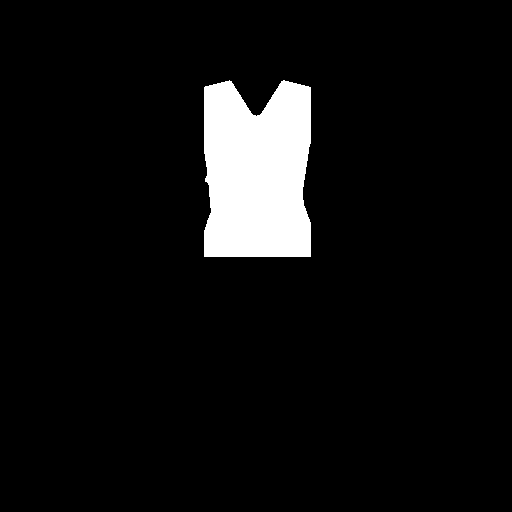
#> input picture outputs/mask_upper_clean.png, 512 x 512 px
$ python extract_body_coordinate.py
#> lines starting #> are read from the running program, lines starting #| are printed output that depends on the picture; after the words box and inside, x2 and y2 are one past the last pixel; in counts of white or black regions, pixels touching at a corner belong together
import cv2
import numpy as np
import csv


# =========================================================
# 路径
# =========================================================
UPPER_PATH = "outputs/mask_upper_clean.png"
SKIRT_PATH = "outputs/mask_skirt_clean.png"

CENTER_OUTPUT = "outputs/body_centerline.png"
WIDTH_OUTPUT = "outputs/body_width_profile.png"
BOUNDARY_OUTPUT = "outputs/body_boundary_visual.png"
CSV_OUTPUT = "outputs/body_width_profile.csv"


# =========================================================
# 1. 读取 upper / skirt 并合并为 body mask
#    （不含袖子，避免腰部被袖子拉宽）
# =========================================================
upper = cv2.imread(UPPER_PATH, 0)
#> upper: shape (512, 512); 6.5% white; 1 white region, box (x1, y1, x2, y2) and area: (204, 80, 311, 257) 17053
skirt = cv2.imread(SKIRT_PATH, 0)
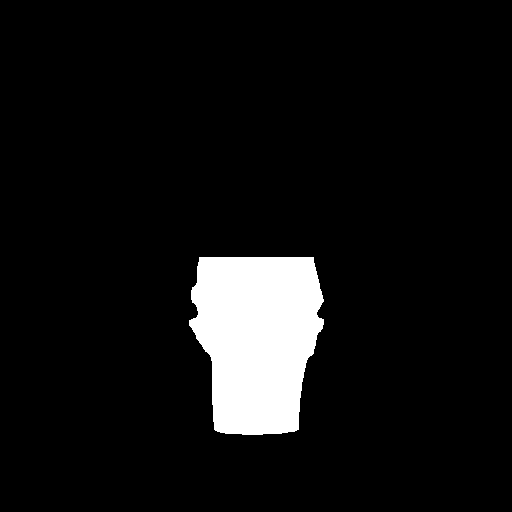
#> input picture outputs/mask_skirt_clean.png, 512 x 512 px
#> skirt: shape (512, 512); 7.3% white; 1 white region, box (x1, y1, x2, y2) and area: (189, 257, 324, 435) 19067

if upper is None:
    raise FileNotFoundError(f"找不到: {UPPER_PATH}")
if skirt is None:
    raise FileNotFoundError(f"找不到: {SKIRT_PATH}")

H, W = upper.shape
#> H = 512; W = 512

body_mask = np.zeros_like(upper)
body_mask[upper > 127] = 255
body_mask[skirt > 127] = 255

_, body_mask = cv2.threshold(body_mask, 127, 255, cv2.THRESH_BINARY)
mask_bool = body_mask > 0


# =========================================================
# 5.3.1-A：提取左/右边界 + 中心线
# =========================================================
left_boundary = np.full(H, -1, dtype=np.int32)
#> left_boundary = 512 values from -1 to -1
right_boundary = np.full(H, -1, dtype=np.int32)
#> right_boundary = 512 values from -1 to -1

for y in range(H):
    row_x = np.where(body_mask[y] > 0)[0]
    if len(row_x) == 0:
        continue
    left_boundary[y] = int(row_x.min())
    right_boundary[y] = int(row_x.max())

# 中心线 = (left + right) / 2
center_profile = np.full(H, -1.0, dtype=np.float32)
#> center_profile = 512 values from -1 to -1
for y in range(H):
    if left_boundary[y] >= 0 and right_boundary[y] >= 0:
        center_profile[y] = (left_boundary[y] + right_boundary[y]) / 2.0

# 平滑中心线
valid = center_profile >= 0
if np.any(valid):
    valid_idx = np.where(valid)[0]
#> valid_idx = 355 values from 80 to 434
    valid_val = center_profile[valid]
    full_idx = np.arange(H)
#> full_idx = 512 values from 0 to 511
    center_smooth = np.interp(full_idx, valid_idx, valid_val)
else:
    center_smooth = np.full(H, W / 2.0, dtype=np.float32)


# =========================================================
# 5.3.1-B：计算每一行宽度
# =========================================================
width_profile = np.zeros(H, dtype=np.int32)
for y in range(H):
    if left_boundary[y] >= 0 and right_boundary[y] >= 0:
        width_profile[y] = right_boundary[y] - left_boundary[y] + 1


# =========================================================
# 5.3.1-C：生成可视化
# =========================================================

# --- 中心线可视化 ---
center_vis = np.zeros((H, W), dtype=np.uint8)
for y in range(1, H):
    if left_boundary[y] >= 0 and left_boundary[y - 1] >= 0:
        cx0 = int(round(center_smooth[y - 1]))
        cx1 = int(round(center_smooth[y]))
        if 0 <= cx0 < W and 0 <= cx1 < W:
            cv2.line(center_vis, (cx0, y - 1), (cx1, y), 255, 1)
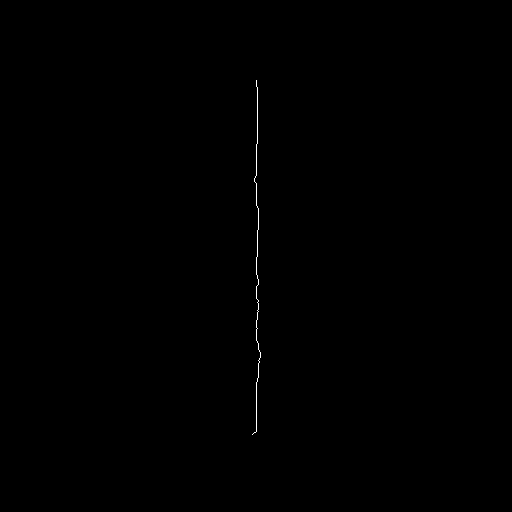
#> center_vis: shape (512, 512); 0.14% white in thin lines or dots, all inside (x1, y1, x2, y2) = (252, 80, 261, 435)

cv2.imwrite(CENTER_OUTPUT, center_vis)


# --- 宽度 profile 可视化 ---
width_vis = np.zeros((H, W), dtype=np.uint8)
for y in range(H):
    if width_profile[y] <= 0:
        continue
    start = left_boundary[y]
    end = right_boundary[y]
    width_vis[y, start:end + 1] = 255
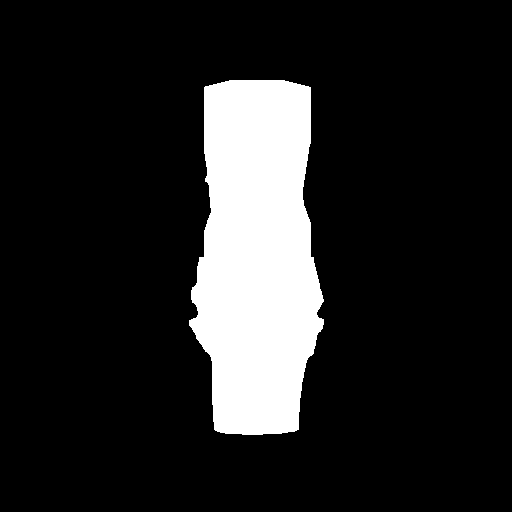
#> width_vis: shape (512, 512); 14.2% white; 1 white region, box (x1, y1, x2, y2) and area: (189, 80, 324, 435) 37152

cv2.imwrite(WIDTH_OUTPUT, width_vis)


# --- 左右边界可视化（新增）---
boundary_img = np.zeros((H, W), dtype=np.uint8)

for y in range(H):
    if left_boundary[y] >= 0:
        boundary_img[y, left_boundary[y]] = 255
    if right_boundary[y] >= 0:
        boundary_img[y, right_boundary[y]] = 255
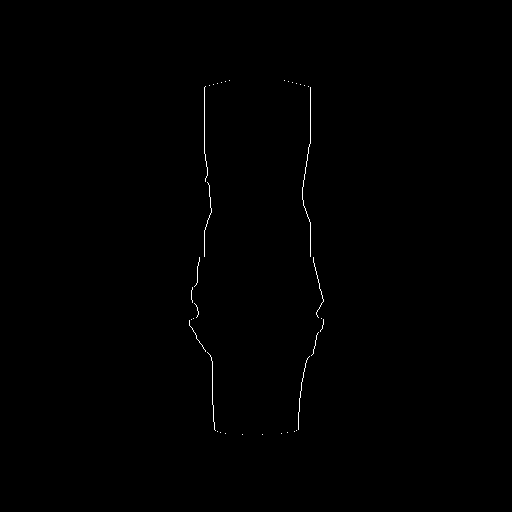
#> boundary_img: shape (512, 512); 0.27% white in thin lines or dots, all inside (x1, y1, x2, y2) = (189, 80, 324, 435)

cv2.imwrite(BOUNDARY_OUTPUT, boundary_img)


# =========================================================
# 6. 保存 CSV
# =========================================================
with open(CSV_OUTPUT, "w", newline="") as f:
    writer = csv.writer(f)
    writer.writerow(["y", "left_boundary", "right_boundary", "width", "center"])
    for y in range(H):
        writer.writerow([
            y,
            left_boundary[y],
            right_boundary[y],
            width_profile[y],
            center_profile[y]
        ])


print("Stage 5.3.1 (body-only) finished.")
print(CENTER_OUTPUT)
print(WIDTH_OUTPUT)
print(BOUNDARY_OUTPUT)
print(CSV_OUTPUT)
